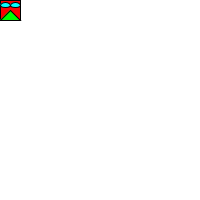
Frame 1 (no input)
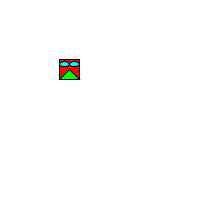
Frame 60 (the mouse pressed at the canvas centre just before this capture)
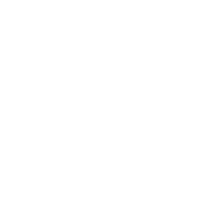
Frame 120 (the mouse held since frame 60 and released just before this capture)

The Processing sketch that drew these frames (run headless with seeded random() and noise(); from frame 60 on, the mouse is pressed at the canvas centre):

// Processing sketch: processing_89830
// ── processing_89830.pde

int x = 0, speed = 1;
int y = 0;

void setup()
{
  size(200,200);
}

void draw()
{
  background (255);
  if (mouseX <90 || mouseY <90 || mouseX > 110 || mouseY > 110)
  {
    fill(255,0,0);
    rect(x,y,20,20);
    fill(0,255,255);
    ellipse(x+5,y+5,10,5);
    ellipse(x+15,y+5,10,5);
    fill(0,255,0);
    triangle(x,y+20,x+20,y+20,x+10,y+10);
    x = x + speed;
    y = y + speed;
    if (x > width || x < 0 && y > height || y < 0)
      speed = speed * -1;
  }
}
